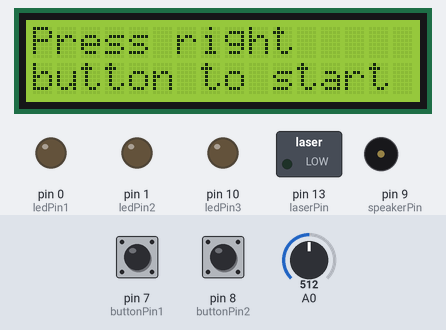
This sketch was run on a simulated Arduino Uno, built with avr-gcc and run on an emulated ATmega328P. Shown: 16×2 character LCD, switched loads named in the sketch (green lamp = pin HIGH), output pins drawn as LEDs (lit = HIGH), buzzer (waves = sounding). The inputs (shaded band) are chosen by the test bench; at power-on: pin 8 (buttonPin2) HIGH, A0 = 512, pin 7 (buttonPin1) HIGH.

Above: at 4.2 s.
4.3 s: pin 8 (buttonPin2) pulled LOW for 0.15 s
At 5.4 s:
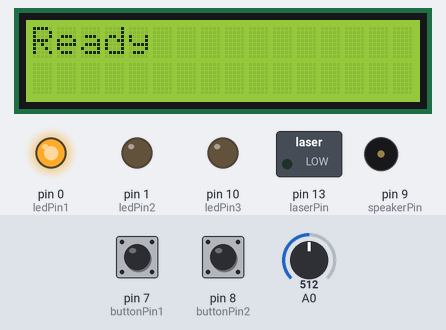
7.1 s: A0 set to 39
9.9 s: A0 set to 34
At 11.35 s:
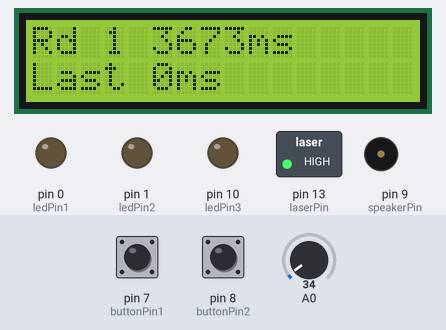
12.6 s: pin 7 (buttonPin1) pulled LOW for 0.15 s
At 12.87 s:
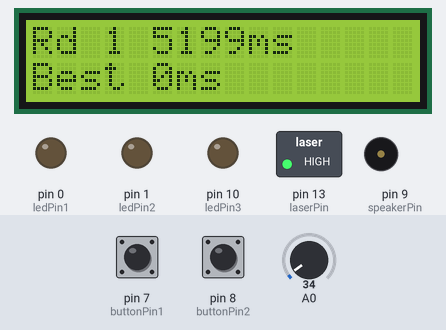
15.1 s: pin 8 (buttonPin2) pulled LOW for 1 s
At 18.3 s:
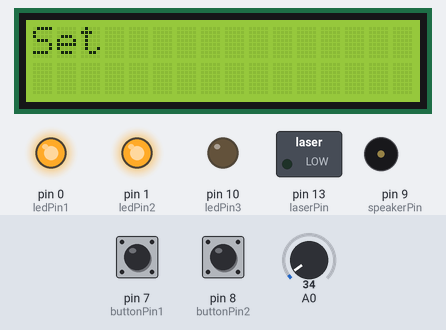
19.1 s: pin 8 (buttonPin2) pulled LOW for 0.15 s
At 20.3 s:
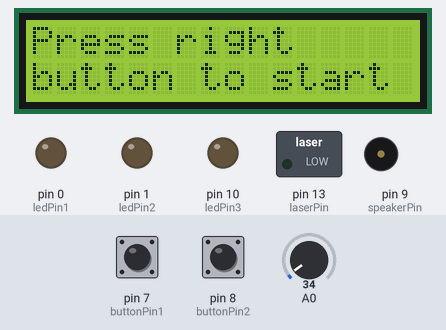
Timing chart, 0 to 21.7 s (numbered marks = the images above; inputs shaded):
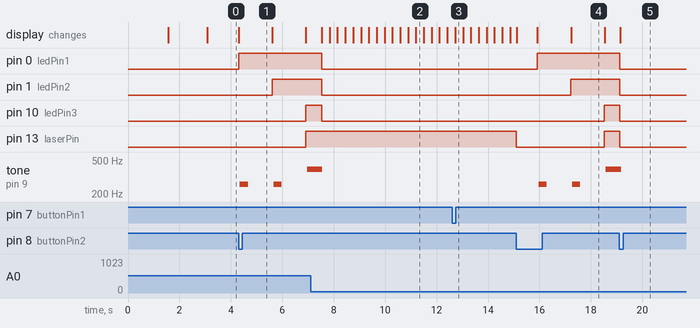

The sketch:

Laser_Lap_Timer.ino
```cpp
#include <LiquidCrystal.h>

/*

VERSION 0.3

-Added Green LED For Best Round

*/


// PIN CONFIGURATION
LiquidCrystal lcd(12, 11, 5, 4, 3, 2);
int laserPin = 13;
int buttonPin1 = 7;
int buttonPin2 = 8;
int speakerPin = 9;
int ledPin1 = 0; // red
int ledPin2 = 1; // red
int ledPin3 = 10; // green


/*

 States // The central state the timer is in

 0 = pause;
 1 = countdown;
 2 = running;

*/


int state = 0;
boolean displayLastRound = true;
boolean running = false;

int lightLevel = 0;
long lastHit = 0; //time of the last hit in the barrier (absolut)
boolean lock; // locks the light barrier while a car is passing. The look is removed as soon the car left the lightbeam and the roundTreshold time has passed

long lastRound = 0; // time of the lastround (absolut)
long bestRound = 0; // time of the bestround (relative)
int roundNr = 0;


int laserTreshold = 10;
int roundTreshold = 300; // minimum time that has to pass before a new round is counted

// Absolut time for pressing buttons
long lastPress1 = 0;
long lastPress2 = 0;


// LED Timer

long timeLEDGreen = 0;

void setup() {
  pinMode(laserPin, OUTPUT);
  pinMode(buttonPin1, INPUT);
  pinMode(buttonPin2, INPUT);
  pinMode(speakerPin, OUTPUT);
  pinMode(ledPin1, OUTPUT);
  pinMode(ledPin2, OUTPUT);
  pinMode(ledPin3, OUTPUT);
  // set up the LCD's number of columns and rows:
  lcd.begin(16, 2);


  lcd.setCursor(0, 0);
  lcd.print("Arduino");
  lcd.setCursor(0, 1);
  lcd.print("Laser Lap Timer  ");

  delay(1500);

  lcd.setCursor(0, 0);
  lcd.print("Christoph &");
  lcd.setCursor(0, 1);
  lcd.print("Peter Halang    ");


  //Serial.begin(9600);
  delay(1500);

}

void loop() {

  if(!digitalRead(buttonPin1)){

    button1Pressed();

  };

  if(!digitalRead(buttonPin2)){

    button2Pressed();

  };


  switch (state){
  case 0:
    statePaused();
    break;
  case 1:
    stateCountdown();
    break;
  case 2:
    stateRunning();
    break;
  }
}

void didFinishRound(){
  if(roundNr > 0)lastRound = millis()-lastHit;


  if (bestRound == 0){
    bestRound = lastRound;
  }
  if (lastRound < bestRound){
    bestRound = lastRound;
    timeLEDGreen = millis()+1000;
  }
  lastHit = millis();
  lock = true;
  ++roundNr;
  displayLastRound = true;

}

void statePaused(){
  digitalWrite(ledPin1, LOW);
  digitalWrite(ledPin2, LOW);
  digitalWrite(ledPin3, LOW);
  digitalWrite(laserPin,LOW);
  lcd.setCursor(0, 0);
  lcd.print("Press right   ");
  lcd.setCursor(0, 1);
  lcd.print("button to start");

}

void stateRunning(){

  //switch laser on

  digitalWrite(laserPin,HIGH);


  //mesasure light

  lightLevel = analogRead(0);
  lightLevel = map(lightLevel, 0, 900, 0, 255);
  lightLevel = constrain(lightLevel, 0, 255);

  //Serial.println(lightLevel);
  // react to light

  if(lightLevel < laserTreshold){
    //digitalWrite(ledPin,LOW);
    lock = false;
  }
  else{
    // digitalWrite(ledPin,HIGH);
    if (millis()-lastHit > roundTreshold && lock == false){
      didFinishRound();
    }
  }

  // We have'nt finished the first round
  if(roundNr == 0){

    lcd.setCursor(0,0);
    lcd.print("Standby...      ");
    lcd.setCursor(0,1);
    lcd.print("                ");

  }
  // Display the time and best / last round
  else{
    displaySecondLine();
    displayFirstLine();

  }

  // turn off all LED

  digitalWrite(ledPin1, LOW);
  digitalWrite(ledPin2, LOW);

  if (timeLEDGreen > millis()){
      digitalWrite(ledPin3, HIGH);
  }

  else{
      digitalWrite(ledPin3, LOW);
  }


}

void stateCountdown(){

  lcd.clear();

  lcd.setCursor(0, 0);
  lcd.print("Ready             ");
  digitalWrite(ledPin1, HIGH);

  playNote('c',300);

  delay(1000);

  lcd.setCursor(0, 0);
  lcd.print("Set             ");
  digitalWrite(ledPin2, HIGH);

  playNote('c',300);

  delay(1000);

  lcd.setCursor(0, 0);
  lcd.print("Go             ");
  digitalWrite(ledPin3, HIGH);
  digitalWrite(laserPin,HIGH);

  playNote('g',600);

  state = 2;

}


void displayFirstLine(){

  lcd.setCursor(0, 0);


  lcd.print("Rd");
  lcd.print(" ");
  lcd.print(roundNr);
  lcd.print(" ");
  lcd.print(millis()-lastHit);
  lcd.print("ms");

  lcd.print("                       ");


}

void displaySecondLine(){

  lcd.setCursor(0, 1);

  if(displayLastRound){


    lcd.print("Last ");
    lcd.print(lastRound);
    lcd.print("ms");
    lcd.print("                       ");


  }


  else{
    lcd.print("Best ");
    lcd.print(bestRound);
    lcd.print("ms");
    lcd.print("                       ");

  }


}

void button1Pressed(){
  if(millis()-lastPress1 > 800){
    lastPress1 = millis();
    displayLastRound = !displayLastRound;
  }

}

void button2Pressed(){
  if(millis()-lastPress2 > 800){
    lastPress2 = millis();
    if (state == 0){
      state = 1;
    }
    if (state == 2){
      digitalWrite(laserPin,LOW);
      roundNr = 0;
      bestRound = 0;
      lastRound = 0;
      state = 0;
    }

  }
}

void playTone(int tone, int duration) {
  for (long i = 0; i < duration * 1000L; i += tone * 2) {
    digitalWrite(speakerPin, HIGH);
    delayMicroseconds(tone);
    digitalWrite(speakerPin, LOW);
    delayMicroseconds(tone);
  }
}
void playNote(char note, int duration) {
  char names[] = {
    'c', 'd', 'e', 'f', 'g', 'a', 'b', 'C'   };
  int tones[] = {
    1915, 1700, 1519, 1432, 1275, 1136, 1014, 956   };

  // play the tone corresponding to the note name
  for (int i = 0; i < 8; i++) {
    if (names[i] == note) {
      playTone(tones[i], duration);
    }
  }
}
```

Measured:
- the behaviour switches between 36 and 35 on A0 (found by bisection; images 1 and 2)
- after the input at 4.3 s, pin 0 (ledPin1): LOW → HIGH at once; pin 1 (ledPin2): LOW → HIGH after 1.3 s; pin 10 (ledPin3), pin 13 (laserPin): LOW → HIGH after 2.6 s; tone on pin 9 (speakerPin): plays 260 Hz for 0.32 s, 260 Hz for 0.32 s, 391 Hz for 0.14 s, starting after 0.05 s; the display: changes at once (image 1)
- after the input at 12.6 s, the display: changes after 0.12 s (image 3)
- after the input at 15.1 s, pin 0 (ledPin1): LOW → HIGH after 0.82 s; pin 1 (ledPin2): LOW → HIGH after 2.1 s
- after the input at 19.1 s, pin 13 (laserPin): HIGH → LOW at once; the display: changes at once (image 5)
- what the display in image 4 shows lasts 1.3 s, from 17.2 s to 18.5 s
